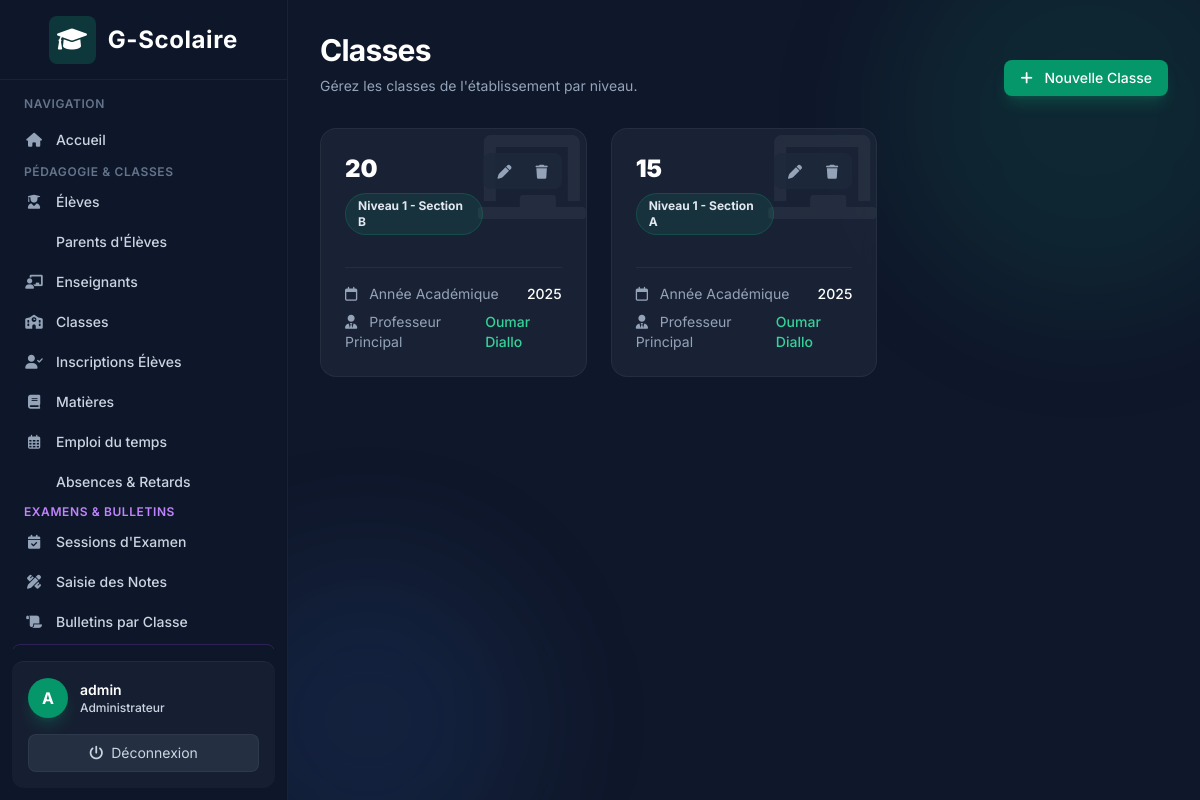
Page /academics/classes/ (signed in) on the committed database.
### accounts/models.py (models this page shows)
class User(AbstractUser):
    class Role(models.TextChoices):
        ADMIN = "ADMIN", "Administrateur"
        TEACHER = "TEACHER", "Enseignant"
        STUDENT = "STUDENT", "Élève"
        PARENT = "PARENT", "Parent"
    role = models.CharField(
        max_length=20,
        choices=Role.choices
    )
    phone = models.CharField(max_length=30, blank=True)

### academics/models.py (models this page shows, shortened)
class SchoolClass(models.Model):
    LEVEL_CHOICES = [(i, f"Année {i}") for i in range(1, 13)]
    level = models.IntegerField(choices=LEVEL_CHOICES, default=1, verbose_name="Niveau d'année (1-12)")
    section = models.CharField(max_length=10, blank=True, verbose_name="Section / Groupe (ex: A, B, C)")
    name = models.CharField(max_length=100, blank=True, verbose_name="Nom complet (Optionnel)")
    academic_year = models.CharField(max_length=20)
    main_teacher = models.ForeignKey(
        Teacher,
        on_delete=models.SET_NULL,
        null=True,
        blank=True
    )

### teachers/models.py (models this page shows)
class Teacher(models.Model):
    user = models.OneToOneField(
        settings.AUTH_USER_MODEL,
        on_delete=models.CASCADE
    )
    employee_number = models.CharField(
        max_length=50,
        unique=True
    )
    specialization = models.CharField(
        max_length=150,
        blank=True,
        verbose_name="Spécialisation"
    )
    neighborhood = models.CharField(
        max_length=100,
        blank=True,
        verbose_name="Quartier"
    )
    def __str__(self):
        return self.user.get_full_name()

### academics/views.py (the view)
# urls.py: path('classes/', views.class_list, name='class_list'),
@login_required
def class_list(request):
    classes = SchoolClass.objects.all()
    return render(request, 'academics/class_list.html', {'classes': classes})

### templates/academics/class_list.html (shortened to what this page needs)
{% extends 'base.html' %}
{% block content %}
<div class="mb-8 flex flex-col md:flex-row md:items-end justify-between gap-4">
    <div>
        <h1 class="text-3xl font-bold text-white tracking-tight">Classes</h1>
        <p class="text-slate-400 mt-2 text-sm">Gérez les classes de l'établissement par niveau.</p>
    </div>
    {% if user.role == 'ADMIN' %}
    <div class="flex items-center gap-3">
        <a href="{% url 'academics:class_create' %}" class="px-4 py-2 bg-brand-600 text-white hover:bg-brand-500 rounded-lg text-sm font-medium transition-colors shadow-lg shadow-brand-500/20">
            <i class="fa-solid fa-plus mr-2"></i> Nouvelle Classe
        </a>
    </div>
    {% endif %}
</div>
<div class="grid grid-cols-1 md:grid-cols-2 lg:grid-cols-3 gap-6">
    {% for cls in classes %}
    <div class="card-glass rounded-2xl p-6 flex flex-col hover:border-brand-500/30 transition-all duration-300 relative overflow-hidden">
        <div class="absolute -top-4 -right-4 p-4 opacity-5">
            <i class="fa-solid fa-chalkboard text-8xl text-white"></i>
        </div>
        <div class="flex justify-between items-start mb-4 relative z-10">
            <div>
                <h3 class="text-2xl font-black text-white">
                    {% if cls.name %}{{ cls.name }}{% else %}Niveau {{ cls.level }}{% if cls.section %} {{ cls.section }}{% endif %}{% endif %}
                </h3>
                <span class="inline-block mt-2 px-3 py-1 bg-brand-500/10 text-brand-400 rounded-full text-xs font-bold border border-brand-500/20">
                    Niveau {{ cls.level }}{% if cls.section %} - Section {{ cls.section }}{% endif %}
                </span>
            </div>
            {% if user.role == 'ADMIN' %}
            <div class="flex space-x-2 bg-slate-800/80 p-1.5 rounded-lg">
                <a href="{% url 'academics:class_update' cls.pk %}" class="text-slate-400 hover:text-brand-400 px-2 transition-colors"><i class="fa-solid fa-pen text-sm"></i></a>
                <a href="{% url 'academics:class_delete' cls.pk %}" class="text-slate-400 hover:text-red-400 px-2 transition-colors"><i class="fa-solid fa-trash text-sm"></i></a>
            </div>
            {% endif %}
        </div>
        <div class="mt-4 pt-4 border-t border-white/5 space-y-2 text-sm text-slate-300 relative z-10">
            <div class="flex justify-between items-center">
                <span class="text-slate-400"><i class="fa-regular fa-calendar mr-2"></i> Année Académique</span>
                <span class="font-medium text-white">{{ cls.academic_year }}</span>
            </div>
            <div class="flex justify-between items-center">
                <span class="text-slate-400"><i class="fa-solid fa-user-tie mr-2"></i> Professeur Principal</span>
                <span class="font-medium {% if not cls.main_teacher %}text-slate-500 italic{% else %}text-emerald-400{% endif %}">
                    {{ cls.main_teacher|default:"Non assigné" }}
                </span>
            </div>
        </div>
    </div>
    {% empty %}
    <div class="col-span-full card-glass rounded-2xl p-8 text-center text-slate-400">
        <i class="fa-solid fa-chalkboard-user text-4xl mb-3 text-slate-500"></i>
        <p>Aucune classe enregistrée.</p>
    </div>
    {% endfor %}
</div>
{% endblock %}

### templates/base.html (shortened to what this page needs)
<!DOCTYPE html>
<html lang="fr" class="h-full bg-slate-900 text-slate-200">
<head>
    <script src="https://cdn.tailwindcss.com"></script>
    <link href="https://cdnjs.cloudflare.com/ajax/libs/font-awesome/6.0.0/css/all.min.css" rel="stylesheet">
</head>
<body class="h-screen flex overflow-hidden font-sans antialiased bg-slate-900 text-slate-200">
    {% if user.is_authenticated %}
    <div class="hidden md:flex md:flex-shrink-0 z-20">
        <div class="flex flex-col w-72 glass text-slate-300">
            <div class="flex items-center justify-center h-20 border-b border-white/5 px-4">
                <span class="text-2xl font-bold flex items-center gap-3 text-white tracking-wide">
                    <div class="bg-brand-500/20 p-2 rounded-lg text-brand-400">
                        <i class="fa-solid fa-graduation-cap"></i>
                    </div>
                    G-Scolaire
                </span>
            </div>
            <div class="flex-1 flex flex-col overflow-y-auto mt-4 px-3">
                <p class="px-3 text-xs font-semibold text-slate-500 uppercase tracking-wider mb-2">Navigation</p>
                <nav class="flex-1 space-y-1">
                    <a href="{% url 'dashboard' %}" class="nav-item group flex items-center px-3 py-2.5 text-sm font-medium rounded-lg text-slate-300 hover:text-white hover:bg-slate-800/80">
                        <i class="fa-solid fa-house mr-3 w-5 text-center text-slate-400 group-hover:text-brand-400"></i> Accueil
                    </a>
                    {% if user.role == 'ADMIN' or user.is_superuser %}
                        <div class="mt-4 mb-2">
                            <p class="px-3 text-xs font-semibold text-slate-500 uppercase tracking-wider">Pédagogie &amp; Classes</p>
                        </div>
                        <a href="{% url 'students:list' %}" class="nav-item group flex items-center px-3 py-2 text-sm font-medium rounded-lg text-slate-300 hover:text-white hover:bg-slate-800/80">
                            <i class="fa-solid fa-user-graduate mr-3 w-5 text-center text-slate-400 group-hover:text-brand-400"></i> Élèves
                        </a>
                        <a href="{% url 'students:parent_list' %}" class="nav-item group flex items-center px-3 py-2 text-sm font-medium rounded-lg text-slate-300 hover:text-white hover:bg-slate-800/80">
                             Parents d'Élèves
                        </a>
                        <a href="{% url 'teachers:list' %}" class="nav-item group flex items-center px-3 py-2 text-sm font-medium rounded-lg text-slate-300 hover:text-white hover:bg-slate-800/80">
                            <i class="fa-solid fa-chalkboard-user mr-3 w-5 text-center text-slate-400 group-hover:text-brand-400"></i> Enseignants
                        </a>
                        <a href="{% url 'academics:class_list' %}" class="nav-item group flex items-center px-3 py-2 text-sm font-medium rounded-lg text-slate-300 hover:text-white hover:bg-slate-800/80">
                            <i class="fa-solid fa-school mr-3 w-5 text-center text-slate-400 group-hover:text-brand-400"></i> Classes
                        </a>
                        <a href="{% url 'academics:enrollment_list' %}" class="nav-item group flex items-center px-3 py-2 text-sm font-medium rounded-lg text-slate-300 hover:text-white hover:bg-slate-800/80">
                            <i class="fa-solid fa-user-check mr-3 w-5 text-center text-slate-400 group-hover:text-brand-400"></i> Inscriptions Élèves
                        </a>
                        <a href="{% url 'academics:subject_list' %}" class="nav-item group flex items-center px-3 py-2 text-sm font-medium rounded-lg text-slate-300 hover:text-white hover:bg-slate-800/80">
                            <i class="fa-solid fa-book mr-3 w-5 text-center text-slate-400 group-hover:text-brand-400"></i> Matières
                        </a>
                        <a href="{% url 'academics:course_list' %}" class="nav-item group flex items-center px-3 py-2 text-sm font-medium rounded-lg text-slate-300 hover:text-white hover:bg-slate-800/80">
                            <i class="fa-regular fa-calendar-days mr-3 w-5 text-center text-slate-400 group-hover:text-brand-400"></i> Emploi du temps
                        </a>
                        <a href="{% url 'attendance:list' %}" class="nav-item group flex items-center px-3 py-2 text-sm font-medium rounded-lg text-slate-300 hover:text-white hover:bg-slate-800/80">
                             Absences &amp; Retards
                        </a>
                        <div class="mt-5 mb-2">
                            <p class="px-3 text-xs font-semibold text-purple-400 uppercase tracking-wider">Examens &amp; Bulletins</p>
                        </div>
                        <a href="{% url 'exams:session_list' %}" class="nav-item group flex items-center px-3 py-2 text-sm font-medium rounded-lg text-slate-300 hover:text-white hover:bg-slate-800/80">
                            <i class="fa-solid fa-calendar-check mr-3 w-5 text-center text-slate-400 group-hover:text-purple-400"></i> Sessions d'Examen
                        </a>
                        <a href="{% url 'exams:mark_entry_select' %}" class="nav-item group flex items-center px-3 py-2 text-sm font-medium rounded-lg text-slate-300 hover:text-white hover:bg-slate-800/80">
                            <i class="fa-solid fa-pen-ruler mr-3 w-5 text-center text-slate-400 group-hover:text-purple-400"></i> Saisie des Notes
                        </a>
                        <a href="{% url 'exams:bulletin_select' %}" class="nav-item group flex items-center px-3 py-2 text-sm font-medium rounded-lg text-slate-300 hover:text-white hover:bg-slate-800/80">
                            <i class="fa-solid fa-scroll mr-3 w-5 text-center text-slate-400 group-hover:text-purple-400"></i> Bulletins par Classe
                        </a>
                        <a href="{% url 'exams:parent_bulletins' %}" class="nav-item group flex items-center px-3 py-2 text-sm font-medium rounded-lg text-purple-300 hover:text-white hover:bg-purple-900/40 border border-purple-500/20">
                        </a>
                    {% endif %}
                </nav>
            </div>
            <div class="flex-shrink-0 border-t border-white/5 p-4 m-3 rounded-xl bg-slate-800/50">
                <div class="flex items-center w-full">
                    <div class="h-10 w-10 rounded-full bg-brand-600 flex items-center justify-center text-white font-bold shadow-lg shadow-brand-500/20">
                        {{ user.get_full_name|default:user.username|make_list|first|upper }}
                    </div>
                    <div class="ml-3 flex-1 overflow-hidden">
                        <p class="text-sm font-semibold text-white truncate">{{ user.get_full_name|default:user.username }}</p>
                        <p class="text-xs font-medium text-brand-400">{{ user.get_role_display }}</p>
                    </div>
                </div>
                <form method="post" action="{% url 'logout' %}" class="mt-4">
                    <button type="submit" class="w-full text-center text-sm bg-slate-700/50 hover:bg-red-500/20 hover:text-red-400 text-slate-300 py-2 rounded-lg transition-colors flex items-center justify-center gap-2 border border-white/5 hover:border-red-500/30">
                        <i class="fa-solid fa-power-off"></i> Déconnexion
                    </button>
                </form>
            </div>
        </div>
    </div>
    {% endif %}
    <div class="flex flex-col w-0 flex-1 overflow-hidden relative">
        <div class="absolute top-0 right-0 -mr-20 -mt-20 w-96 h-96 bg-brand-500/10 rounded-full blur-3xl pointer-events-none"></div>
        <div class="absolute bottom-0 left-0 -ml-20 -mb-20 w-80 h-80 bg-blue-500/10 rounded-full blur-3xl pointer-events-none"></div>
        <main class="flex-1 relative z-10 overflow-y-auto focus:outline-none">
            <div class="py-8 px-4 sm:px-6 md:px-8 max-w-7xl mx-auto">
                {% block content %}
                {% endblock %}
            </div>
        </main>
    </div>
</body>
</html>

### templates/base.html (style rules this page uses)
.glass { background: rgba(15, 23, 42, 0.7); backdrop-filter: blur(10px); -webkit-backdrop-filter: blur(10px); border-right: 1px solid rgba(255, 255, 255, 0.05); }
.card-glass { background: rgba(30, 41, 59, 0.7); backdrop-filter: blur(8px); -webkit-backdrop-filter: blur(8px); border: 1px solid rgba(255, 255, 255, 0.05); }
.nav-item { transition: all 0.3s cubic-bezier(0.4, 0, 0.2, 1); }

### rows in the picture
User: get_full_name|make_list "A", get_full_name "admin", role "Administrateur"
SchoolClass: name "20", level "1", section "B", academic_year "2025", main_teacher "Oumar Diallo"
SchoolClass: name "15", level "1", section "A", academic_year "2025", main_teacher "Oumar Diallo"
